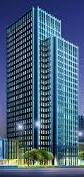
#> input picture day5/image2.jpg, 84 x 177 px
$ python '9.brute force.py'
#> lines starting #> are read from the running program, lines starting #| are printed output that depends on the picture
import cv2
import matplotlib.pyplot as plt
img1 = cv2.imread('image2.jpg')
#> img1 is the input picture: shape (177, 84, 3); mean B, G, R 120.1, 95.2, 68.9
img2 = cv2.imread('image3.jpg')
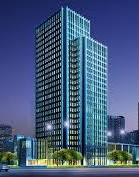
#> input picture day5/image3.jpg, 139 x 177 px
#> img2 is the input picture: shape (177, 139, 3); mean B, G, R 124.2, 90.3, 69.4

#ORB Keypoint Extractor
orb= cv2.ORB_create()
kp1,des1=orb.detectAndCompute(img1,None)
#> kp1 = 193 keypoints; strongest (x, y, size): (41, 134, 31), (41, 132, 31), (41, 142, 31), (39, 132, 31)
kp2,des2=orb.detectAndCompute(img2,None)
#> kp2 = 284 keypoints; strongest (x, y, size): (70, 137, 31), (70, 132, 31), (68, 132, 31), (70, 110, 31)

Brute_force = cv2.BFMatcher(cv2.NORM_HAMMING, crossCheck=True)
matches = Brute_force.match(des1, des2)
#> matches = 105 matches

matches = sorted(matches, key=lambda x: x.distance)

result = cv2.drawMatches(img1, kp1, img2, kp2, matches[:30],None,flags=2)
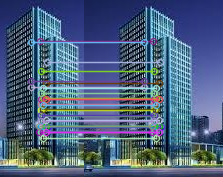
#> result: shape (177, 223, 3); mean B, G, R 125.5, 96.9, 77

plt.imshow(cv2.cvtColor(result,cv2.COLOR_BGR2GRAY))
plt.show()
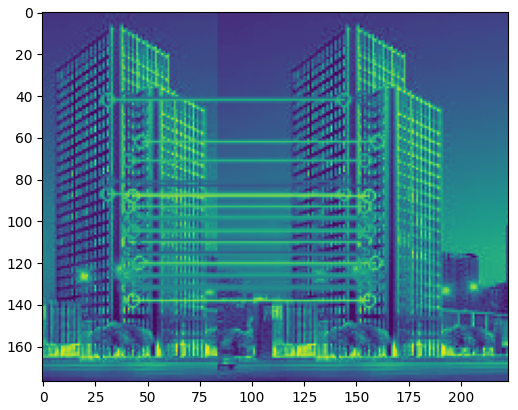
#> figure drawn by matplotlib, 1 panel
